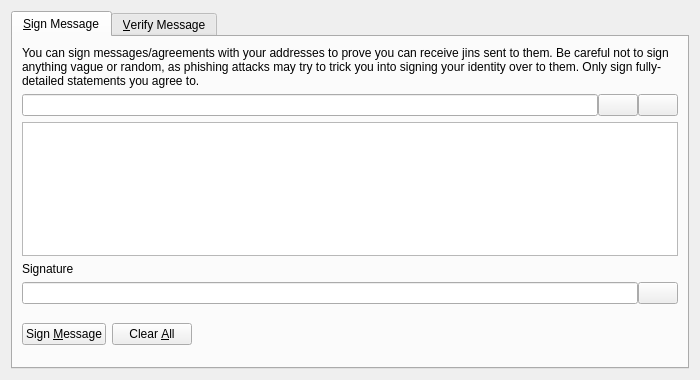
<?xml version="1.0" encoding="UTF-8"?>
<ui version="4.0">
 <class>SignVerifyMessageDialog</class>
 <widget class="QDialog" name="SignVerifyMessageDialog">
  <property name="geometry">
   <rect>
    <x>0</x>
    <y>0</y>
    <width>700</width>
    <height>380</height>
   </rect>
  </property>
  <property name="windowTitle">
   <string>Signatures - Sign / Verify a Message</string>
  </property>
  <property name="modal">
   <bool>true</bool>
  </property>
  <layout class="QVBoxLayout" name="verticalLayout">
   <item>
    <widget class="QTabWidget" name="tabWidget">
     <property name="currentIndex">
      <number>0</number>
     </property>
     <widget class="QWidget" name="tabSignMessage">
      <attribute name="title">
       <string>&amp;Sign Message</string>
      </attribute>
      <layout class="QVBoxLayout" name="verticalLayout_SM">
       <item>
        <widget class="QLabel" name="infoLabel_SM">
         <property name="text">
          <string>You can sign messages/agreements with your addresses to prove you can receive jins sent to them. Be careful not to sign anything vague or random, as phishing attacks may try to trick you into signing your identity over to them. Only sign fully-detailed statements you agree to.</string>
         </property>
         <property name="textFormat">
          <enum>Qt::PlainText</enum>
         </property>
         <property name="wordWrap">
          <bool>true</bool>
         </property>
        </widget>
       </item>
       <item>
        <layout class="QHBoxLayout" name="horizontalLayout_1_SM">
         <property name="spacing">
          <number>0</number>
         </property>
         <item>
          <widget class="QValidatedLineEdit" name="addressIn_SM">
           <property name="toolTip">
            <string>The Jincoin address to sign the message with</string>
           </property>
          </widget>
         </item>
         <item>
          <widget class="QPushButton" name="addressBookButton_SM">
           <property name="toolTip">
            <string>Choose previously used address</string>
           </property>
           <property name="text">
            <string/>
           </property>
           <property name="icon">
            <iconset resource="../bitcoin.qrc">
             <normaloff>:/icons/address-book</normaloff>:/icons/address-book</iconset>
           </property>
           <property name="shortcut">
            <string>Alt+A</string>
           </property>
           <property name="autoDefault">
            <bool>false</bool>
           </property>
          </widget>
         </item>
         <item>
          <widget class="QPushButton" name="pasteButton_SM">
           <property name="toolTip">
            <string>Paste address from clipboard</string>
           </property>
           <property name="text">
            <string/>
           </property>
           <property name="icon">
            <iconset resource="../bitcoin.qrc">
             <normaloff>:/icons/editpaste</normaloff>:/icons/editpaste</iconset>
           </property>
           <property name="shortcut">
            <string>Alt+P</string>
           </property>
           <property name="autoDefault">
            <bool>false</bool>
           </property>
          </widget>
         </item>
        </layout>
       </item>
       <item>
        <widget class="QPlainTextEdit" name="messageIn_SM">
         <property name="toolTip">
          <string>Enter the message you want to sign here</string>
         </property>
        </widget>
       </item>
       <item>
        <widget class="QLabel" name="signatureLabel_SM">
         <property name="text">
          <string>Signature</string>
         </property>
         <property name="textFormat">
          <enum>Qt::PlainText</enum>
         </property>
        </widget>
       </item>
       <item>
        <layout class="QHBoxLayout" name="horizontalLayout_2_SM">
         <property name="spacing">
          <number>0</number>
         </property>
         <item>
          <widget class="QLineEdit" name="signatureOut_SM">
           <property name="font">
            <font>
             <italic>true</italic>
            </font>
           </property>
           <property name="readOnly">
            <bool>true</bool>
           </property>
          </widget>
         </item>
         <item>
          <widget class="QPushButton" name="copySignatureButton_SM">
           <property name="toolTip">
            <string>Copy the current signature to the system clipboard</string>
           </property>
           <property name="text">
            <string/>
           </property>
           <property name="icon">
            <iconset resource="../bitcoin.qrc">
             <normaloff>:/icons/editcopy</normaloff>:/icons/editcopy</iconset>
           </property>
           <property name="autoDefault">
            <bool>false</bool>
           </property>
          </widget>
         </item>
        </layout>
       </item>
       <item>
        <layout class="QHBoxLayout" name="horizontalLayout_3_SM">
         <item>
          <widget class="QPushButton" name="signMessageButton_SM">
           <property name="toolTip">
            <string>Sign the message to prove you own this Jincoin address</string>
           </property>
           <property name="text">
            <string>Sign &amp;Message</string>
           </property>
           <property name="icon">
            <iconset resource="../bitcoin.qrc">
             <normaloff>:/icons/edit</normaloff>:/icons/edit</iconset>
           </property>
           <property name="autoDefault">
            <bool>false</bool>
           </property>
          </widget>
         </item>
         <item>
          <widget class="QPushButton" name="clearButton_SM">
           <property name="toolTip">
            <string>Reset all sign message fields</string>
           </property>
           <property name="text">
            <string>Clear &amp;All</string>
           </property>
           <property name="icon">
            <iconset resource="../bitcoin.qrc">
             <normaloff>:/icons/remove</normaloff>:/icons/remove</iconset>
           </property>
           <property name="autoDefault">
            <bool>false</bool>
           </property>
          </widget>
         </item>
         <item>
          <spacer name="horizontalSpacer_1_SM">
           <property name="orientation">
            <enum>Qt::Horizontal</enum>
           </property>
           <property name="sizeHint" stdset="0">
            <size>
             <width>40</width>
             <height>48</height>
            </size>
           </property>
          </spacer>
         </item>
         <item>
          <widget class="QLabel" name="statusLabel_SM">
           <property name="font">
            <font>
             <weight>75</weight>
             <bold>true</bold>
            </font>
           </property>
           <property name="text">
            <string/>
           </property>
           <property name="wordWrap">
            <bool>true</bool>
           </property>
          </widget>
         </item>
         <item>
          <spacer name="horizontalSpacer_2_SM">
           <property name="orientation">
            <enum>Qt::Horizontal</enum>
           </property>
           <property name="sizeHint" stdset="0">
            <size>
             <width>40</width>
             <height>48</height>
            </size>
           </property>
          </spacer>
         </item>
        </layout>
       </item>
      </layout>
     </widget>
     <widget class="QWidget" name="tabVerifyMessage">
      <attribute name="title">
       <string>&amp;Verify Message</string>
      </attribute>
      <layout class="QVBoxLayout" name="verticalLayout_VM">
       <item>
        <widget class="QLabel" name="infoLabel_VM">
         <property name="text">
          <string>Enter the receiver's address, message (ensure you copy line breaks, spaces, tabs, etc. exactly) and signature below to verify the message. Be careful not to read more into the signature than what is in the signed message itself, to avoid being tricked by a man-in-the-middle attack. Note that this only proves the signing party receives with the address, it cannot prove sendership of any transaction!</string>
         </property>
         <property name="textFormat">
          <enum>Qt::PlainText</enum>
         </property>
         <property name="alignment">
          <set>Qt::AlignLeading|Qt::AlignLeft|Qt::AlignTop</set>
         </property>
         <property name="wordWrap">
          <bool>true</bool>
         </property>
        </widget>
       </item>
       <item>
        <layout class="QHBoxLayout" name="horizontalLayout_1_VM">
         <property name="spacing">
          <number>0</number>
         </property>
         <item>
          <widget class="QValidatedLineEdit" name="addressIn_VM">
           <property name="toolTip">
            <string>The Jincoin address the message was signed with</string>
           </property>
          </widget>
         </item>
         <item>
          <widget class="QPushButton" name="addressBookButton_VM">
           <property name="toolTip">
            <string>Choose previously used address</string>
           </property>
           <property name="text">
            <string/>
           </property>
           <property name="icon">
            <iconset resource="../bitcoin.qrc">
             <normaloff>:/icons/address-book</normaloff>:/icons/address-book</iconset>
           </property>
           <property name="shortcut">
            <string>Alt+A</string>
           </property>
           <property name="autoDefault">
            <bool>false</bool>
           </property>
          </widget>
         </item>
        </layout>
       </item>
       <item>
        <widget class="QPlainTextEdit" name="messageIn_VM"/>
       </item>
       <item>
        <widget class="QValidatedLineEdit" name="signatureIn_VM"/>
       </item>
       <item>
        <layout class="QHBoxLayout" name="horizontalLayout_2_VM">
         <item>
          <widget class="QPushButton" name="verifyMessageButton_VM">
           <property name="toolTip">
            <string>Verify the message to ensure it was signed with the specified Jincoin address</string>
           </property>
           <property name="text">
            <string>Verify &amp;Message</string>
           </property>
           <property name="icon">
            <iconset resource="../bitcoin.qrc">
             <normaloff>:/icons/transaction_0</normaloff>:/icons/transaction_0</iconset>
           </property>
           <property name="autoDefault">
            <bool>false</bool>
           </property>
          </widget>
         </item>
         <item>
          <widget class="QPushButton" name="clearButton_VM">
           <property name="toolTip">
            <string>Reset all verify message fields</string>
           </property>
           <property name="text">
            <string>Clear &amp;All</string>
           </property>
           <property name="icon">
            <iconset resource="../bitcoin.qrc">
             <normaloff>:/icons/remove</normaloff>:/icons/remove</iconset>
           </property>
           <property name="autoDefault">
            <bool>false</bool>
           </property>
          </widget>
         </item>
         <item>
          <spacer name="horizontalSpacer_1_VM">
           <property name="orientation">
            <enum>Qt::Horizontal</enum>
           </property>
           <property name="sizeHint" stdset="0">
            <size>
             <width>40</width>
             <height>48</height>
            </size>
           </property>
          </spacer>
         </item>
         <item>
          <widget class="QLabel" name="statusLabel_VM">
           <property name="font">
            <font>
             <weight>75</weight>
             <bold>true</bold>
            </font>
           </property>
           <property name="text">
            <string/>
           </property>
           <property name="wordWrap">
            <bool>true</bool>
           </property>
          </widget>
         </item>
         <item>
          <spacer name="horizontalSpacer_2_VM">
           <property name="orientation">
            <enum>Qt::Horizontal</enum>
           </property>
           <property name="sizeHint" stdset="0">
            <size>
             <width>40</width>
             <height>48</height>
            </size>
           </property>
          </spacer>
         </item>
        </layout>
       </item>
      </layout>
     </widget>
    </widget>
   </item>
  </layout>
 </widget>
 <customwidgets>
  <customwidget>
   <class>QValidatedLineEdit</class>
   <extends>QLineEdit</extends>
   <header>qvalidatedlineedit.h</header>
  </customwidget>
 </customwidgets>
 <resources>
  <include location="../bitcoin.qrc"/>
 </resources>
 <connections/>
</ui>
